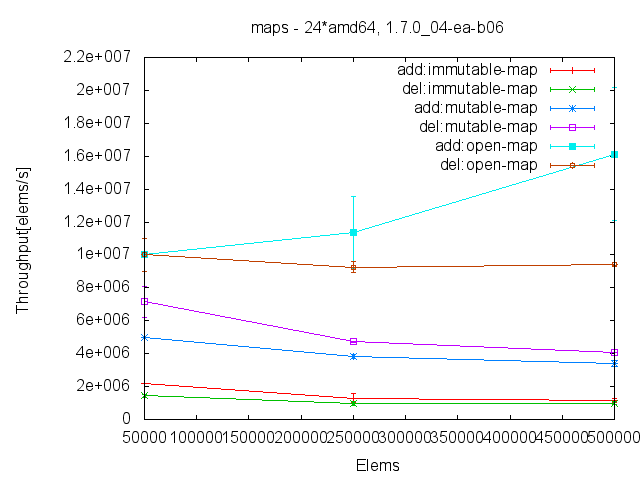

Write gnuplot code to recreate this figure.
set title "maps - 24*amd64, 1.7.0_04-ea-b06"
set xlabel "Elems"
set ylabel "Throughput[elems/s]"
#set key out

#set term png
#set output "maps%throughput.png"
#set term postscript eps enhanced
#set output "maps%throughput.eps"

plot 'add_immutable-map.dat' using 1:4:($4*$3)/100 with errorlines title "add:immutable-map",\
'del_immutable-map.dat' using 1:4:($4*$3)/100 with errorlines title "del:immutable-map",\
'add_mutable-map.dat' using 1:4:($4*$3)/100 with errorlines title "add:mutable-map",\
'del_mutable-map.dat' using 1:4:($4*$3)/100 with errorlines title "del:mutable-map",\
'add_open-map.dat' using 1:4:($4*$3)/100 with errorlines title "add:open-map",\
'del_open-map.dat' using 1:4:($4*$3)/100 with errorlines title "del:open-map"
pause -1
